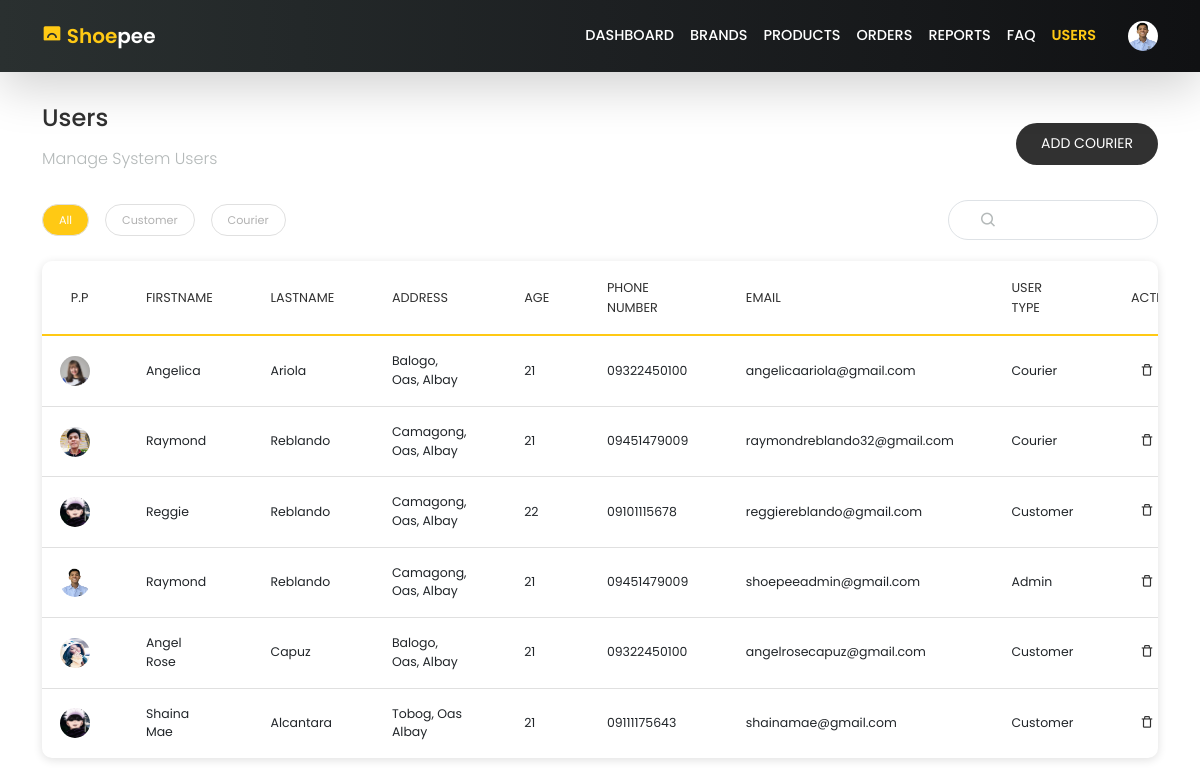
Screenshot of /admin/users.php (signed in) with the database file from the repository.
### tables this page shows
CREATE TABLE `users` (
  `ID` int(11) NOT NULL,
  `FIRSTNAME` varchar(100) NOT NULL,
  `LASTNAME` varchar(100) NOT NULL,
  `ADDRESS` varchar(150) NOT NULL,
  `AGE` int(11) NOT NULL,
  `PHONE_NUMBER` varchar(30) NOT NULL,
  `EMAIL` varchar(100) NOT NULL,
  `PASSWORD` varchar(100) NOT NULL,
  `ROLE_ID` int(30) NOT NULL,
  `JOIN_DATE` date NOT NULL
);

CREATE TABLE `roles` (
  `ID` int(11) NOT NULL,
  `ROLE_NAME` varchar(100) NOT NULL
);

### admin/users.php (the view, shortened to what this page needs)
<!DOCTYPE html>
<html lang="en">
<head>
    <?php require '../partials/imports.php' ?>
</head>
<body>
    <?php require '../partials/_nav.php' ?>
    <section id="admin-orders">
        <div class="container">
            <div class="top">
                <div class="left">
                    <h4>Users</h4>
                    <h6>Manage System Users</h6>
                </div>
                <div class="right">
                    <button class="btn btn-sm add-courier" data-target="add-courier-modal">ADD COURIER</button>
                </div>
            </div>
            <div class="filter-order">
                <div class="status">
                    <span class="all active">All</span>
                    <span class="role">Customer</span>
                    <span class="role">Courier</span>
                </div>
                <div class="orders-search-bar">
                    <button><i class='bx bx-search'></i></button>
                    <input type="text" class="user-search">
                </div>
            </div>
            <div class="customer-orders">
                <div class="table-responsive">
                    <table>
                        <thead>
                            <tr>
                                <td width="3%">P.P</td>
                                <td>Firstname</td>
                                <td>Lastname</td>
                                <td>Address</td>
                                <td>Age</td>
                                <td>Phone Number</td>
                                <td>Email</td>
                                <td>User Type</td>
                                <td width="3%">Action</td>
                            </tr>
                        </thead>
                        <tbody class="user-list">
                            <?php
                                include_once '../partials/connectionString.php';
                                $sql = "SELECT u.id, u.firstname, u.lastname, u.address, u.age, u.phone_number, u.email, r.role_name FROM users u JOIN roles r ON u.role_id = r.id";
                                $query = mysqli_query($conn, $sql);
                                if(mysqli_num_rows($query) > 0){
                                    while($row = mysqli_fetch_assoc($query)){
                                        echo '<tr>
                                                <td><img src="../assets/user-profiles/profile-'.$row['id'].'.jpg" alt=""></td>
                                                <td class="user-fname">'.$row['firstname'].'</td>
                                                <td class="user-lname">'.$row['lastname'].'</td>
                                                <td>'.$row['address'].'</td>
                                                <td>'.$row['age'].'</td>
                                                <td>'.$row['phone_number'].'</td>
                                                <td>'.$row['email'].'</td>
                                                <td style="text-transform: capitalize">'.$row['role_name'].'</td>
                                                <td>
                                                    <button class="btn btn-sm delete-user" data-target="delete-user-dialog" value="'.$row['id'].'"><i class="bx bx-trash-alt"></i></button>
                                                </td>
                                            </tr>';
                                    }
                                } else {
                                    echo "No records found";
                                }
                            ?>
                        </tbody>
                    </table>
                </div>
            </div>
        </div>
    </section>
</body>
</html>

### css/index.css (style rules this page uses)
:root { --color-primary: #FFC914; --color-secondary: #2D3047; --color-dark: #313131; --color-warning: #FCA311; --color-success: #18A999; --color-light: #FFFFFF; --poppins: 'Poppins', sans-serif; --roboto: 'Roboto', sans-serif; }
html { scroll-behavior: smooth; }
body { margin: 0; padding: 0; font-family: var(--poppins); text-decoration: none; list-style: none; overflow-x: hidden; }
.table-responsive { box-shadow: 0 2px 10px #e0e0e0; border-radius: 10px; height: auto; }
.table-responsive table { width: 100%; height: 100%; }
.table-responsive table thead tr td { border-bottom: 2px solid #e0e0e0; padding: 1.1rem 1.8rem; color: var(--color-dark); font-size: 0.8rem; font-weight: 400; text-transform: uppercase; }
.table-responsive table tbody tr td { padding: 1rem 1.8rem; font-size: 0.78rem; font-weight: 400; border-bottom: 1px solid #e0e0e0; }
.table-responsive table tbody tr:last-child td { border-bottom: none; }
#admin-orders { width: 100%; height: calc(100vh - 6.5rem); }
#admin-orders .container { margin-top: 6.5rem; }
#admin-orders h4 { color: var(--color-dark); margin-bottom: 1rem; }
#admin-orders h6 { color: #B4B9B9; margin-bottom: 1rem; font-weight: 300; }
#admin-orders .orders-search-bar { max-width: 15rem; height: 2.5rem; margin: 0 0 0 auto; border: 1px solid #DEE2E6; border-radius: 30px; position: relative; padding: 0.5rem 1.5rem; display: flex; gap: 0.1rem; }
#admin-orders .orders-search-bar button { background-color: transparent; border: none; color: #B4B9B9; }
#admin-orders .orders-search-bar button i { font-size: 18px; line-height: 20px; }
#admin-orders .orders-search-bar input { background-color: transparent; border: none; width: 8rem; color: #B4B9B9; font-size: 0.8rem; }
#admin-orders .top { display: flex; justify-content: space-between; align-items: center; }
#admin-orders .top .right button { background-color: var(--color-dark); color: var(--color-light); padding: 0.6rem 1.5rem; border-radius: 30px; transition: 0.4s ease; }
#admin-orders .filter-order { margin-top: 1rem; display: flex; flex-wrap: wrap; align-items: center; gap: 1rem; }
.filter-order .status { display: flex; flex-wrap: wrap; gap: 1rem; }
.filter-order .status span { font-size: 0.7rem; font-weight: 400; background-color: var(--color-light); border: 1px solid #e0e0e0; padding: 0.4rem 1rem; border-radius: 20px; color: #b1b1b1; cursor: pointer; }
.filter-order .status span.active { background-color: var(--color-primary); color: var(--color-light); }
#admin-orders .customer-orders { width: 100%; height: auto; padding-top: 1.3rem; }
.customer-orders .table-responsive { box-shadow: 0 2px 10px #e0e0e0; border-radius: 10px; height: auto; }
.customer-orders .table-responsive table { width: 100%; height: 100%; }
.customer-orders .table-responsive table thead tr td { border-bottom: 2px solid var(--color-primary); padding: 1.1rem 1.8rem; color: var(--color-dark); font-size: 0.8rem; font-weight: 400; text-transform: uppercase; }
.customer-orders .table-responsive table tbody tr td { padding: 1rem 1.8rem; font-size: 0.78rem; font-weight: 400; border-bottom: 1px solid #e0e0e0; }
.customer-orders .table-responsive table tbody tr td:first-child { padding: 1.1rem 0 1.1rem 1.1rem; }
.customer-orders .table-responsive table tbody tr:last-child td { border: none; }
.customer-orders .table-responsive table img { width: 30px; height: 30px; border-radius: 50%; }
.customer-orders .table-responsive table button { color: var(--color-dark); border-radius: 50%; transition: all ease 0.3s; }

### rows the page displays
users: shows a picture, FIRSTNAME "Angelica", LASTNAME "Ariola", ADDRESS "Balogo, Oas, Albay", AGE "21", PHONE_NUMBER "09322450100", EMAIL "angelicaariola@gmail.com", ROLE_ID.ROLE_NAME "Courier", $row['id'] 5 (drawn)
users: shows a picture, FIRSTNAME "Raymond", LASTNAME "Reblando", ADDRESS "Camagong, Oas, Albay", AGE "21", PHONE_NUMBER "09451479009", EMAIL "raymondreblando32@gmail.com", ROLE_ID.ROLE_NAME "Courier", $row['id'] 10 (drawn)
users: FIRSTNAME "Reggie", LASTNAME "Reblando", ADDRESS "Camagong, Oas, Albay", AGE "22", PHONE_NUMBER "09101115678", EMAIL "reggiereblando@gmail.com", ROLE_ID.ROLE_NAME "Customer", $row['id'] 11 (drawn)
users: shows a picture, FIRSTNAME "Raymond", LASTNAME "Reblando", ADDRESS "Camagong, Oas, Albay", AGE "21", PHONE_NUMBER "09451479009", EMAIL "shoepeeadmin@gmail.com", ROLE_ID.ROLE_NAME "Admin", $row['id'] 14 (drawn)
users: shows a picture, FIRSTNAME "Angel Rose", LASTNAME "Capuz", ADDRESS "Balogo, Oas, Albay", AGE "21", PHONE_NUMBER "09322450100", EMAIL "angelrosecapuz@gmail.com", ROLE_ID.ROLE_NAME "Customer", $row['id'] 15 (drawn)
users: FIRSTNAME "Shaina Mae", LASTNAME "Alcantara", ADDRESS "Tobog, Oas Albay", AGE "21", PHONE_NUMBER "09111175643", EMAIL "shainamae@gmail.com", ROLE_ID.ROLE_NAME "Customer", $row['id'] 16 (drawn)
